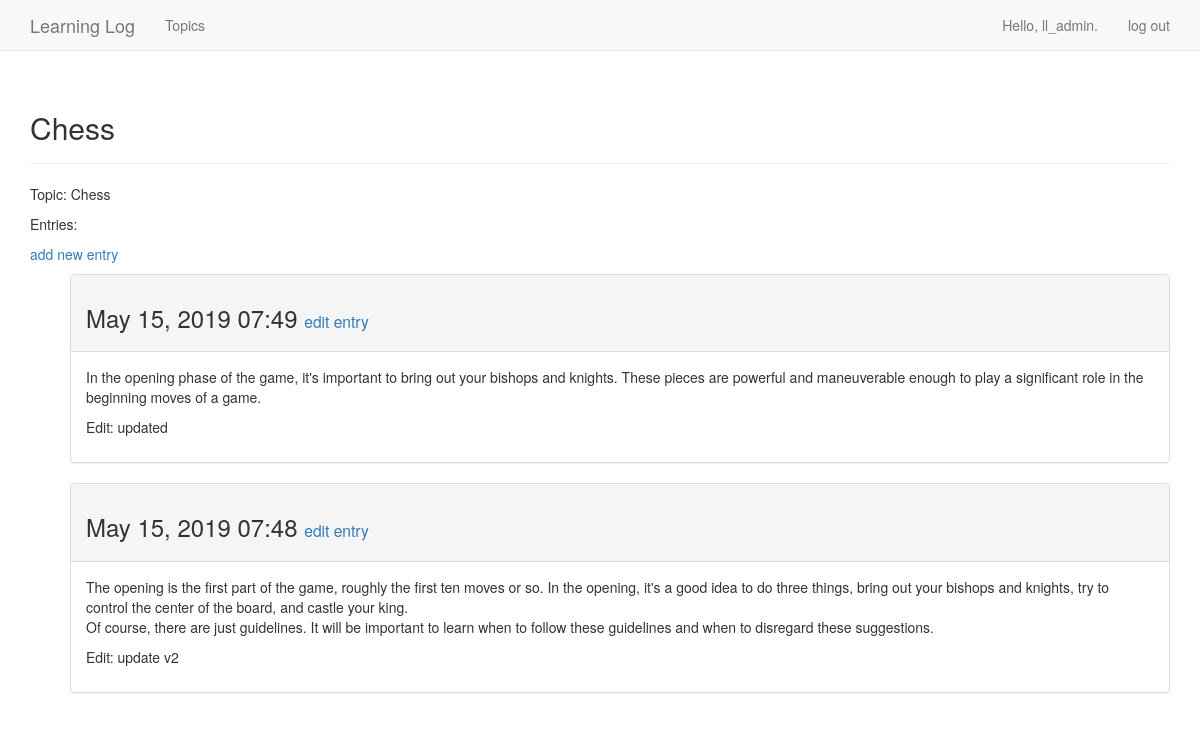
Page /topics/1/ (signed in) on the earlier database version.
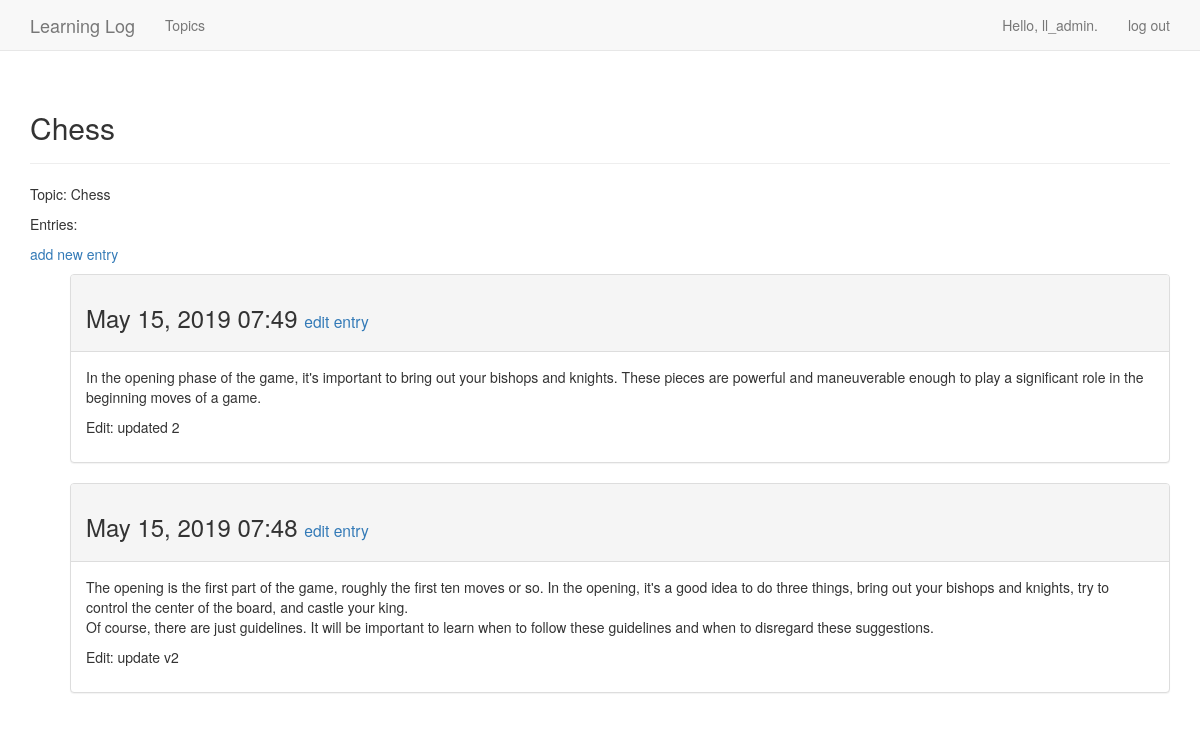
Same page on the later database version.
### learning_logs/models.py (models this page shows, shortened)
class Topic(models.Model):
    text = models.CharField(max_length=200)
    date_added = models.DateTimeField(auto_now_add=True)
    owner = models.ForeignKey(User, on_delete=models.CASCADE)
    def __str__(self):
        return self.text

class Entry(models.Model):
    topic = models.ForeignKey(Topic, on_delete=models.CASCADE)
    text = models.TextField()
    date_added = models.DateTimeField(auto_now_add=True)
    class Meta:
        verbose_name_plural = "entries"

### learning_logs/views.py (the view)
# urls.py: path("topics/<int:topic_id>/", views.topic, name="topic"),
@login_required
def topic(request, topic_id):
    topic = Topic.objects.get(id=topic_id)
    if topic.owner != request.user:
        raise Http404
    entries = topic.entry_set.order_by("-date_added")
    context = {"topic": topic, "entries": entries}
    return render(request, "learning_logs/topic.html", context)

### learning_logs/templates/learning_logs/topic.html
{% extends "learning_logs/base.html" %}
{% block header %}
    <h2>{{ topic }}</h2>
{% endblock header %}
{% block content %}
    <p>Topic: {{ topic }}</p>
    <p>Entries:</p>
    <p>
        <a href="{% url 'learning_logs:new_entry' topic.id %}">add new entry</a>
    </p>
    <ul>
        {% for entry in entries %}
            <div class="panel panel-default">
                <div class="panel-heading">
                    <h3>
                        {{ entry.date_added|date:"M d, Y H:i" }}
                        <small>
                            <a href="{% url 'learning_logs:edit_entry' entry.id %}">edit entry</a>
                        </small>
                    </h3>
                </div>
                <div class="panel-body">
                    {{ entry.text|linebreaks }}
                </div>
            </div>
        {% empty %}
            There are no entries for this topic yet.
        {% endfor %}
    </ul>
{% endblock content %}

### learning_logs/templates/learning_logs/base.html (shortened to what this page needs)
{% load bootstrap3 %}
<!DOCTYPE html>
<html lang="en">
    <head>
        {% bootstrap_css %}
    </head>
    <body>
        <nav class="navbar navbar-default navbar-static-top">
            <div class="container">
                <div class="navbar-header">
                    <a class="navbar-brand" href="{% url 'learning_logs:index' %}">
                        Learning Log
                    </a>
                </div>
                <div id="navbar" class="navbar-collapse collapse">
                    <ul class="nav navbar-nav">
                        <li><a href="{% url 'learning_logs:topics' %}">Topics</a></li>
                    </ul>
                    <ul class="nav navbar-nav navbar-right">
                        {% if user.is_authenticated %}
                            <li><a>Hello, {{ user.username }}.</a></li>
                            <li><a href="{% url 'users:logout' %}">log out</a></li>
                        {% else %}
                            <li><a href="{% url 'users:register' %}">register</a></li>
                            <li><a href="{% url 'users:login' %}">log in</a></li>
                        {% endif %}
                    </ul>
                </div>
            </div>
        </nav>
        <div class="container">
            <div class="page-header">
                {% block header %}{% endblock header %}
            </div>
            <div>
                {% block content %}{% endblock content %}
            </div>
        </div>
    </body>
</html>

Differences in the rows shown:
changed Entry: text "…a game. Edit: updated" → "…a game. Edit: updated 2"
